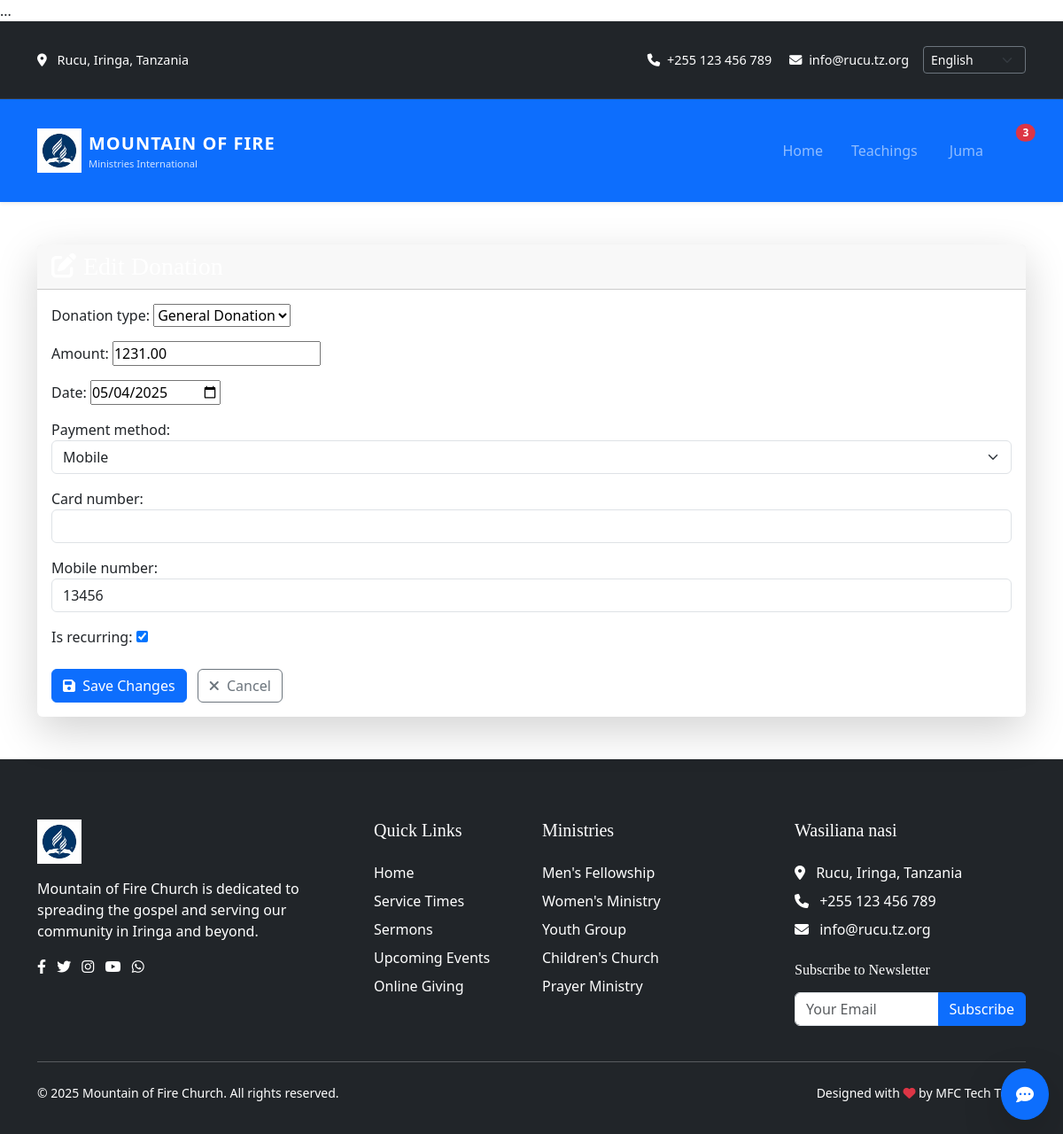
The page /donations/2/edit/ (signed in) on the database its author committed.
### main/models.py (models this page shows, shortened)
class User(AbstractUser, PermissionsMixin):
    ROLES = (
        ('ADMIN', 'Administrator'),
        ('PASTOR', 'Pastor'),
        ('LEADER', 'Ministry Leader'),
        ('MEMBER', 'Church Member'),
        ('GUEST', 'Guest'),
    )
    username = None
    email = models.EmailField(_('email address'), unique=True)
    full_name = models.CharField(_('full name'), max_length=255)
    role = models.CharField(max_length=20, choices=ROLES, default='MEMBER')
    phone = models.CharField(max_length=20, blank=True, null=True)
    is_active = models.BooleanField(default=True)
    is_staff = models.BooleanField(default=False)
    date_joined = models.DateTimeField(default=timezone.now)
    last_updated = models.DateTimeField(auto_now=True)
    USERNAME_FIELD = 'email'
    REQUIRED_FIELDS = ['full_name']
    objects = CustomUserManager()
    class Meta:
        verbose_name = _('user')
        verbose_name_plural = _('users')
        ordering = ['-date_joined']
        indexes = [
            models.Index(fields=['email']),
            models.Index(fields=['role']),
        ]

class BaseModel(models.Model):
    created_at = models.DateTimeField(auto_now_add=True, null=True, blank=True)  # Ya awali yenye null
    updated_at = models.DateTimeField(auto_now=True, null=True, blank=True)  # Ya awali yenye null
    created_by = models.ForeignKey(User, on_delete=models.SET_NULL, null=True, blank=True, related_name='+')
    updated_by = models.ForeignKey(User, on_delete=models.SET_NULL, null=True, blank=True, related_name='+')
    class Meta:
        abstract = True

class Donation(BaseModel):
    DONATION_TYPES = [
        ('TITHE', 'Tithe'),
        ('OFFERING', 'Offering'),
        ('DONATION', 'General Donation'),
        ('BUILDING', 'Building Fund'),
        ('MISSION', 'Missions Fund'),
    ]
    donor = models.ForeignKey(User, on_delete=models.PROTECT, related_name='donations', blank=True, null=True)
    donation_type = models.CharField(max_length=20, choices=DONATION_TYPES)
    amount = models.DecimalField(max_digits=12, decimal_places=2)
    date = models.DateField()
    reference_number = models.CharField(max_length=50, unique=True, blank=True, null=True)
    is_recurring = models.BooleanField(default=False)
    payment_method = models.CharField(max_length=20, choices=[
        ('Mobile', 'Mobile'),
        ('BANK', 'Bank Transfer'),
    ], default='Mobile')
    card_number = models.CharField(max_length=20, blank=True, null=True)
    mobile_number = models.CharField(max_length=15, blank=True, null=True)
    class Meta:
        ordering = ['-date']
        verbose_name = _('donation')
        verbose_name_plural = _('donations')
        indexes = [
            models.Index(fields=['donor']),
            models.Index(fields=['donation_type']),
            models.Index(fields=['date']),
        ]

### main/views.py (the view)
# urls.py: path('donations/<int:pk>/edit/', views.edit_donation, name='edit_donation'),
@login_required
def edit_donation(request, pk):
    donation = get_object_or_404(Donation, pk=pk, donor=request.user)
    if request.method == 'POST':
        form = DonationForm(request.POST, instance=donation)
        if form.is_valid():
            form.save()
            messages.success(request, _('Donation updated successfully!'))
            return redirect('donation_detail', pk=donation.pk)
    else:
        form = DonationForm(instance=donation)
    return render(request, 'main/edit_donation.html', {
        'form': form,
        'donation': donation  # This was missing
    })

### main/templates/main/edit_donation.html (shortened to what this page needs)
{% extends 'main/base.html' %}
{% load static %}
{% load i18n %}
{% block content %}
<div class="container py-5">
    <div class="card shadow-lg border-0">
        <div class="card-header bg-gradient-primary text-white">
            <h3 class="mb-0">
                <i class="fas fa-edit me-2"></i>{% trans "Edit Donation" %}
            </h3>
        </div>
        <div class="card-body">
            <form method="POST">
                {{ form.as_p }}
                <div class="mt-4">
                    <button type="submit" class="btn btn-primary me-2">
                        <i class="fas fa-save me-1"></i> {% trans "Save Changes" %}
                    </button>
                    <a href="{% url 'donation_detail' pk=donation.pk %}" class="btn btn-outline-secondary">
                        <i class="fas fa-times me-1"></i> {% trans "Cancel" %}
                    </a>
                </div>
            </form>
        </div>
    </div>
</div>
{% endblock %}

### main/templates/main/base.html (shortened to what this page needs)
<!DOCTYPE html>
{% load static %}
{% load i18n %}
<html lang="{{ request.LANGUAGE_CODE }}" class="h-100">
<head>
    <link href="https://cdn.jsdelivr.net/npm/bootstrap@5.3.0/dist/css/bootstrap.min.css" rel="stylesheet">
    <link rel="stylesheet" href="https://cdnjs.cloudflare.com/ajax/libs/font-awesome/6.4.0/css/all.min.css">
    <link rel="stylesheet" href="{% static 'main/css/styles.css' %}">
    <link rel="stylesheet" href="{% static 'main/css/bootstrap.min.css' %}">
</head>
<body class="d-flex flex-column h-100">
    <div class="top-bar bg-dark text-white py-2 d-none d-lg-block">
        <div class="container">
            <div class="d-flex justify-content-between align-items-center">
                <div class="church-info">
                    <i class="fas fa-map-marker-alt me-2"></i>
                    <span>{% trans 'Rucu, Iringa, Tanzania' %}</span>
                </div>
                <div class="d-flex align-items-center">
                    <div class="church-contact me-3">
                        <a href="tel:+255123456789" class="text-white me-3 text-decoration-none hover-gold">
                            <i class="fas fa-phone me-1"></i> +255 123 456 789
                        </a>
                        <a href="mailto:info@mfc-tz.org" class="text-white text-decoration-none hover-gold">
                            <i class="fas fa-envelope me-1"></i> info@rucu.tz.org
                        </a>
                    </div>
                    <form action="{% url 'set_language' %}" method="post" class="language-form">
                        <div class="input-group input-group-sm">
                            <select name="language" class="form-select form-select-sm bg-dark text-white border-secondary" onchange="this.form.submit()">
                                {% get_current_language as LANGUAGE_CODE %}
                                {% get_available_languages as LANGUAGES %}
                                {% get_language_info_list for LANGUAGES as languages %}
                                {% for language in languages %}
                                    <option value="{{ language.code }}" {% if language.code == LANGUAGE_CODE %}selected{% endif %}>
                                        {{ language.name_local|title }}
                                    </option>
                                {% endfor %}
                            </select>
                        </div>
                    </form>
                </div>
            </div>
        </div>
    </div>
    <nav class="navbar navbar-expand-lg navbar-dark bg-primary shadow-sm">
        <div class="container">
            <a class="navbar-brand d-flex align-items-center" href="{% url 'home' %}" aria-label="{% trans 'Mountain of Fire Ministries International Home' %}">
                <img src="{% static 'main/images/WhatsApp Image 2025-05-01 at 13.12.15.jpeg' %}" alt="" height="50" class="me-2" aria-hidden="true">
                <div>
                    <span class="church-name d-block fw-bold">{% trans 'MOUNTAIN OF FIRE' %}</span>
                    <small class="church-tagline d-none d-md-block">{% trans 'Ministries International' %}</small>
                </div>
            </a>
            <div class="collapse navbar-collapse" id="navbarNav">
                <ul class="navbar-nav ms-auto">
                    <li class="nav-item">
                        <a class="nav-link {% if request.path == '/' %}active{% endif %}" href="{% url 'home' %}">{% trans 'Home' %}</a>
                    </li>
                    <li class="nav-item">
                        <a class="nav-link {% if 'teachings' in request.path %}active{% endif %}" href="{% url 'teachings' %}">{% trans 'Teachings' %}</a>
                    </li>
                    {% if user.is_authenticated %}
                        <li class="nav-item dropdown">
                            <a class="nav-link dropdown-toggle" href="#" id="userDropdown" role="button" data-bs-toggle="dropdown" aria-expanded="false">
                                 {{ user.first_name|default:user.username }}
                            </a>
                        </li>
                        <li class="nav-item">
                            <a class="nav-link position-relative" href="#" title="{% trans 'Notifications' %}">
                                <span class="position-absolute top-0 start-100 translate-middle badge rounded-pill bg-danger">
                                    3 <span class="visually-hidden">{% trans 'unread notifications' %}</span>
                                </span>
                            </a>
                        </li>
                    {% endif %}
                </ul>
            </div>
        </div>
    </nav>
    <main class="flex-shrink-0">
        {% block content %}{% endblock %}
    </main>
    <footer class="footer bg-dark text-white pt-5 pb-3 mt-auto">
        <div class="container">
            <div class="row g-4">
                <div class="col-lg-4">
                    <div class="footer-about">
                        <img src="{% static 'main/images/WhatsApp Image 2025-05-01 at 13.12.15.jpeg' %}" alt="{% trans 'Church Logo' %}" height="50" class="mb-3" loading="lazy">
                        <p class="mb-3">{% trans 'Mountain of Fire Church is dedicated to spreading the gospel and serving our community in Iringa and beyond.' %}</p>
                        <div class="social-icons">
                            <a href="#" class="text-white me-2 hover-gold" aria-label="Facebook"><i class="fab fa-facebook-f"></i></a>
                            <a href="#" class="text-white me-2 hover-gold" aria-label="Twitter"><i class="fab fa-twitter"></i></a>
                            <a href="#" class="text-white me-2 hover-gold" aria-label="Instagram"><i class="fab fa-instagram"></i></a>
                            <a href="#" class="text-white me-2 hover-gold" aria-label="YouTube"><i class="fab fa-youtube"></i></a>
                            <a href="#" class="text-white hover-gold" aria-label="WhatsApp"><i class="fab fa-whatsapp"></i></a>
                        </div>
                    </div>
                </div>
                <div class="col-lg-2 col-md-4">
                    <h5 class="footer-heading mb-4">{% trans 'Quick Links' %}</h5>
                    <ul class="footer-links list-unstyled">
                        <li class="mb-2"><a href="{% url 'home' %}" class="text-white text-decoration-none hover-gold">{% trans 'Home' %}</a></li>
                        <li class="mb-2"><a href="{% url 'schedule' %}" class="text-white text-decoration-none hover-gold">{% trans 'Service Times' %}</a></li>
                        <li class="mb-2"><a href="{% url 'teachings' %}" class="text-white text-decoration-none hover-gold">{% trans 'Sermons' %}</a></li>
                        <li class="mb-2"><a href="{% url 'events' %}" class="text-white text-decoration-none hover-gold">{% trans 'Upcoming Events' %}</a></li>
                        <li class="mb-2"><a href="{% url 'donation' %}" class="text-white text-decoration-none hover-gold">{% trans 'Online Giving' %}</a></li>
                    </ul>
                </div>
                <div class="col-lg-3 col-md-4">
                    <h5 class="footer-heading mb-4">{% trans 'Ministries' %}</h5>
                    <ul class="footer-links list-unstyled">
                        <li class="mb-2"><a href="#" class="text-white text-decoration-none hover-gold">{% trans "Men's Fellowship" %}</a></li>
                        <li class="mb-2"><a href="#" class="text-white text-decoration-none hover-gold">{% trans "Women's Ministry" %}</a></li>
                        <li class="mb-2"><a href="#" class="text-white text-decoration-none hover-gold">{% trans 'Youth Group' %}</a></li>
                        <li class="mb-2"><a href="#" class="text-white text-decoration-none hover-gold">{% trans "Children's Church" %}</a></li>
                        <li class="mb-2"><a href="#" class="text-white text-decoration-none hover-gold">{% trans 'Prayer Ministry' %}</a></li>
                    </ul>
                </div>
                <div class="col-lg-3 col-md-4">
                    <h5 class="footer-heading mb-4">{% trans 'Contact Us' %}</h5>
                    <address class="mb-4">
                        <p class="mb-2"><i class="fas fa-map-marker-alt me-2 text-gold"></i> {% trans 'Rucu, Iringa, Tanzania' %}</p>
                        <p class="mb-2"><i class="fas fa-phone me-2 text-gold"></i> +255 123 456 789</p>
                        <p class="mb-2"><i class="fas fa-envelope me-2 text-gold"></i> info@rucu.tz.org</p>
                    </address>
                    <div class="newsletter">
                        <h6 class="mb-3">{% trans 'Subscribe to Newsletter' %}</h6>
                        <form class="mt-2">
                            <div class="input-group mb-3">
                                <input type="email" class="form-control" placeholder="{% trans 'Your Email' %}" aria-label="{% trans 'Your Email' %}" required>
                                <button class="btn btn-primary" type="submit">{% trans 'Subscribe' %}</button>
                            </div>
                        </form>
                    </div>
                </div>
            </div>
            <hr class="my-4">
            <div class="row align-items-center">
                <div class="col-md-6 text-center text-md-start mb-3 mb-md-0">
                    <p class="mb-0 small">&copy; <span id="current-year"></span> {% trans 'Mountain of Fire Church. All rights reserved.' %}</p>
                </div>
                <div class="col-md-6 text-center text-md-end">
                    <p class="mb-0 small">{% trans 'Designed with' %} <i class="fas fa-heart text-danger"></i> {% trans 'by MFC Tech Team' %}</p>
                </div>
            </div>
        </div>
    </footer>
    {% if user.is_authenticated %}
    <div class="position-fixed bottom-0 end-0 p-3" style="z-index: 11">
        <a href="{% url 'chat-home' %}" class="btn btn-primary rounded-circle shadow-lg p-3" title="Chat">
            <i class="fas fa-comment-dots fa-lg"></i>
        </a>
    </div>
    {% endif %}
</body>
</html>

### rows shown on the page
User: first_name "Juma"
Donation: donation_type "General Donation", amount "1231.00", date "05/04/2025", payment_method "Mobile", mobile_number "13456", is_recurring "☑"

### other values the page prints
form field language "English"
